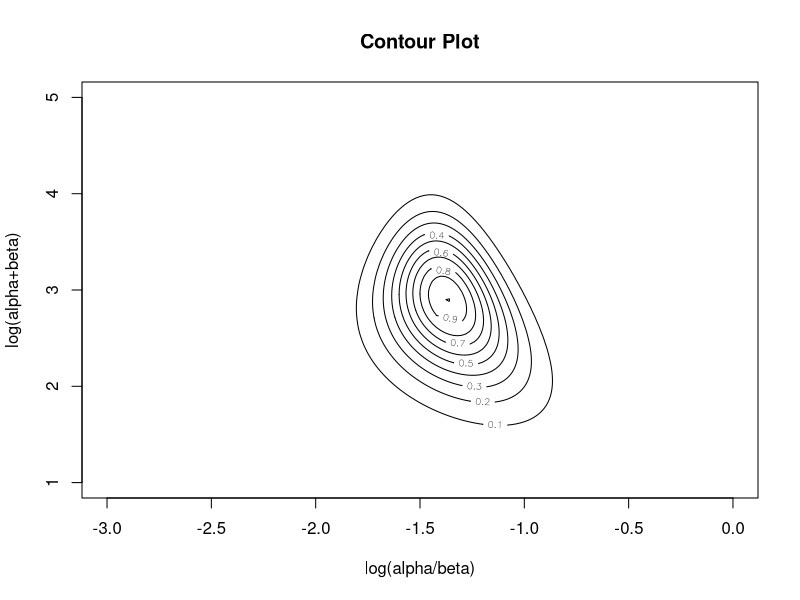
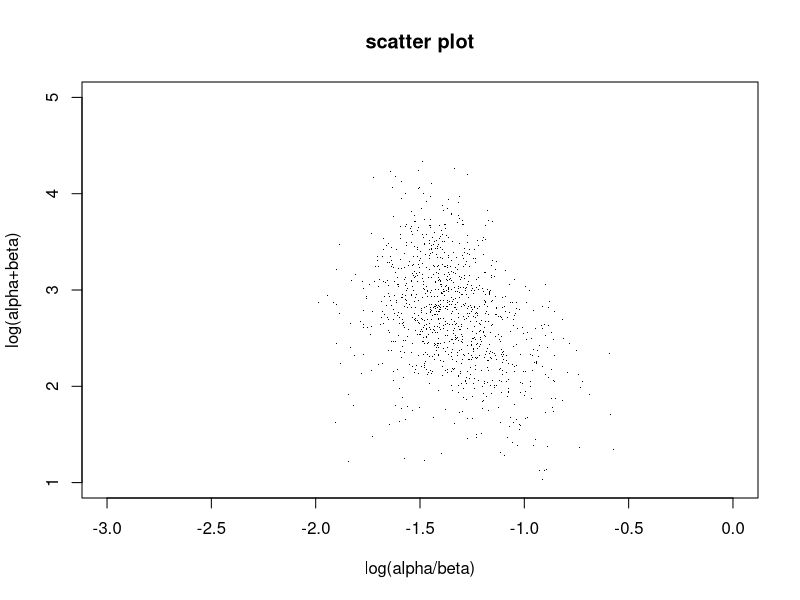
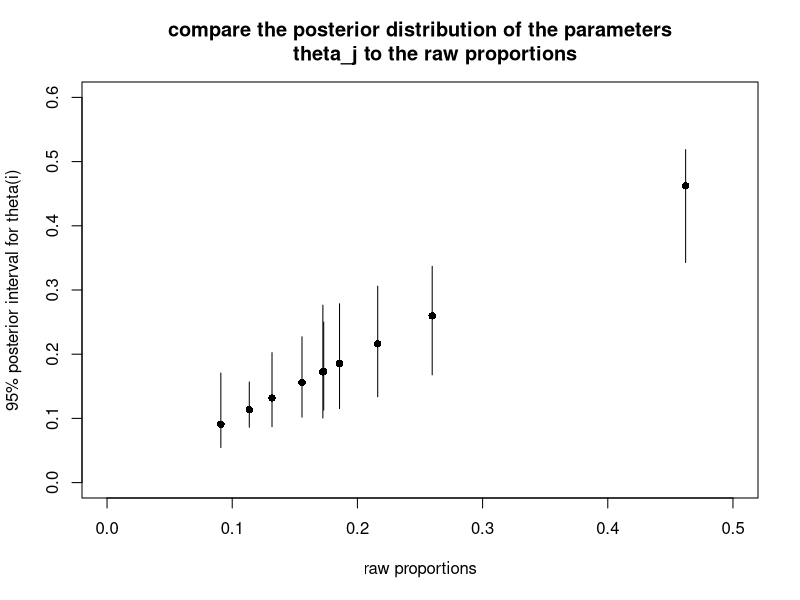

The R source for these figures, in order:
y <- c(16,9,10,13,19,20,18,17,35,55)
n <- c(16+58,9+90,10+48,13+57,19+103,20+57,18+86,17+112,35+273,55+64)
raw_proportions <- y/n

# (b) compute the marginal posterior density of 
# the hyperparameters and draw simulations from the 
# joint posterior distribution of the parameters and
# hyperparameter

#natural transformed scale:
# u <- log(alpha/beta)
# v <- log(alpha + beta)

u <- seq(-3,0,0.02)
v <- seq(1,5,0.02)

beta_matrix <- matrix(NA, length(u), length(v))
for(i in 1:length(u)){
  for(j in 1:length(v)){
    beta_matrix[i,j] <- exp(v[j])/(1+exp(u[i])) 
  }
} 
alpha_matrix <- matrix(NA, length(u), length(v))
for(i in 1:length(u)){
  for(j in 1:length(v)){
    alpha_matrix[i,j] <- beta_matrix[i,j] * exp(u[i]) 
  }
} 

# p(y|alpha, beta)
likelihood_density <- function(a, b, n, y){
  tem <- 1
  for(i in 1:10){
    tem <- tem * beta(a+y[i],b+n[i]-y[i])/beta(a,b)
  }
  return(tem)
}


prior_density <- function(alpha, beta){
  return(alpha * beta * (alpha + beta)^(-5/2))
}  

posterior_matrix <- matrix(NA, length(u), length(v))
for(i in 1:length(u)){
  for(j in 1:length(v)){
    posterior_matrix[i,j] <- prior_density(alpha_matrix[i,j], beta_matrix[i,j]) *
      likelihood_density(alpha_matrix[i,j], beta_matrix[i,j], n, y)
  }
}

max_post <- max(log(posterior_matrix))
log_post <- log(posterior_matrix) - max_post 
marginal_posterior <- exp(log_post)
contour(u,v,marginal_posterior, nlevels = 10, level = ,
        xlim = c(-3,0), ylim = c(1,5), main="Contour Plot",
        xlab="log(alpha/beta)",ylab="log(alpha+beta)")

#draw 1000 samples from marginal posterior distributions
#compute the marginal posterior distribution of u
mar_pos_u <- rowSums(marginal_posterior)

#draw 1000 samples of u from the marginal posterior distribution of u
sampleDist <- function(n, x, prob){ 
  return(sample(x, n, replace = T, prob))
}
sample_u <- sampleDist(1000, u, mar_pos_u)

#draw 1000 samples of v from the marginal posterior distribution of v given u
for(i in 1:length(u)){
  marginal_posterior[i, ] <- marginal_posterior[i, ]/mar_pos_u[i]
}
sample_v <- numeric()
for(i in 1:length(sample_u)){
  k <- (sample_u[i]-(-3))/0.02 + 1
  sample_v <- c(sample_v, sampleDist(1, v, marginal_posterior[k,]))
}

#For each of the sampled alpha and beta, add a uniform random jitter centered
#at zero with a width equal to the spacing of the sampling grid.
sample_u <- sample_u + runif(1000,-0.02/2,0.02/2)
sample_v <- sample_v + runif(1000,-0.02/2,0.02/2)

plot(sample_u, sample_v,
     main = "scatter plot",
     type= "p",
     xlab= "log(alpha/beta)",
     ylab= "log(alpha+beta)",
     xlim = c(-3,0),
     ylim = c(1,5),
     pch = ".")

# draw 1000 samples of theta 
sample_tehta <- matrix(NA, 1000, 10)
for(i in 1:1000){
  beta <- exp(sample_v[i])/(1+exp(sample_u[i])) 
  alpha <- beta * exp(sample_u[i])
  for(j in 1:10){
    sample_tehta[i,j] <- rbeta(1,alpha+y[j], beta+n[j]-y[j])
  }
}

# (c)compare the posterior distribution of the parameters
# theta_j to the raw proportions
plot(raw_proportions, raw_proportions,
     main = "compare the posterior distribution of the parameters
     theta_j to the raw proportions",
     type= "p",
     xlab= "raw proportions",
     ylab= "95% posterior interval for theta(i)",
     xlim = c(0,0.5),
     ylim = c(0,0.6),
     pch = 16)

for(i in 1:10){
  lines(c(raw_proportions[i], raw_proportions[i]),
       c(sort(sample_tehta[,i])[25],sort(sample_tehta[,i])[975]))
}

# (d) 95% posterior interval for the average underlying
# proportion of traffic that is bicycles

average_theta <- rowSums(sample_tehta)/10
interval <- sort(average_theta)[c(25,975)]
sprintf("95%% posterior interval for the number of fatal accidents in 1986 is [%f, %f]",
        interval[1], interval[2])

# (e) 95% posterior interval for the number of those vehicles
# that are bicycles
n_bicycles <- numeric()
for(i in 1:1000){
  n_bicycles <- c(n_bicycles, rbinom(1,100,average_theta[i]))
}
interval <- sort(n_bicycles)[c(25,975)]
sprintf("95%% posterior interval for the number of fatal accidents in 1986 is [%f, %f]",
        interval[1], interval[2])
